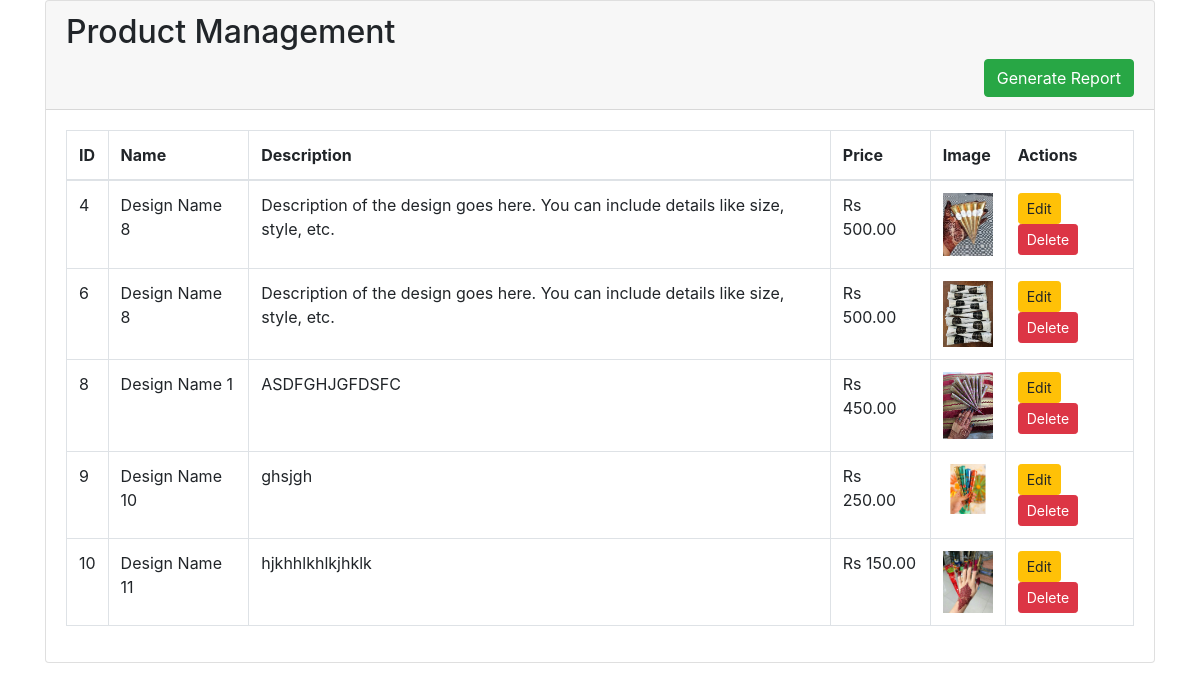
Page /AAA/Html/Dashboard/product_view.php on the committed database.
### tables this page shows
CREATE TABLE `products` (
  `id` int(11) NOT NULL,
  `name` varchar(255) NOT NULL,
  `description` text NOT NULL,
  `price` decimal(10,2) NOT NULL,
  `image` varchar(255) NOT NULL
);

### AAA/Html/Dashboard/product_view.php (the view, shortened to what this page needs)
<?php
$conn = mysqli_connect("localhost", "root", "", "haani_mehndi");
$result = mysqli_query($conn, "SELECT * FROM products");
?>
<!DOCTYPE html>
<html>
<head>
    <link rel="stylesheet" href="https://maxcdn.bootstrapcdn.com/bootstrap/4.5.2/css/bootstrap.min.css">
</head>
<body>
    <div class="container">
        <div class="card">
            <div class="card-header">
                <h2>Product Management</h2>
                <a href="generate_report.php" class="btn btn-success float-right">Generate Report</a>
            </div>
            <div class="card-body">
                <table class="table table-bordered">
                    <thead>
                        <tr>
                            <th>ID</th>
                            <th>Name</th>
                            <th>Description</th>
                            <th>Price</th>
                            <th>Image</th>
                            <th>Actions</th>
                        </tr>
                    </thead>
                    <tbody>
                        <?php
                        while ($row = mysqli_fetch_assoc($result)) {
                            echo '<tr>';
                            echo '<td>' . $row['id'] . '</td>';
                            echo '<td>' . $row['name'] . '</td>';
                            echo '<td>' . $row['description'] . '</td>';
                            echo '<td>Rs ' . $row['price'] . '</td>';
                            echo '<td><img src="' . $row['image'] . '" alt="' . $row['name'] . '" width="50"></td>';
                            echo '<td>
                                <a href="product_view_edit.php?id=' . $row['id'] . '" class="btn btn-warning btn-sm">Edit</a>
                                <form method="POST" style="display:inline;">
                                    <input type="hidden" name="id" value="' . $row['id'] . '">
                                    <button type="submit" name="delete" class="btn btn-danger btn-sm">Delete</button>
                                </form>
                            </td>';
                            echo '</tr>';
                        }
                        ?>
                    </tbody>
                </table>
            </div>
        </div>
    </div>
</body>
</html>

### rows in the picture
products: id "4", name "Design Name 8", description "Description of the design goes here. You can include details like size, style, etc.", price "500.00", image (picture)
products: id "6", name "Design Name 8", description "Description of the design goes here. You can include details like size, style, etc.", price "500.00", image (picture)
products: id "8", name "Design Name 1", description "ASDFGHJGFDSFC", price "450.00", image (picture)
products: id "9", name "Design Name 10", description "ghsjgh", price "250.00", image (picture)
products: id "10", name "Design Name 11", description "hjkhhlkhlkjhklk", price "150.00", image (picture)
